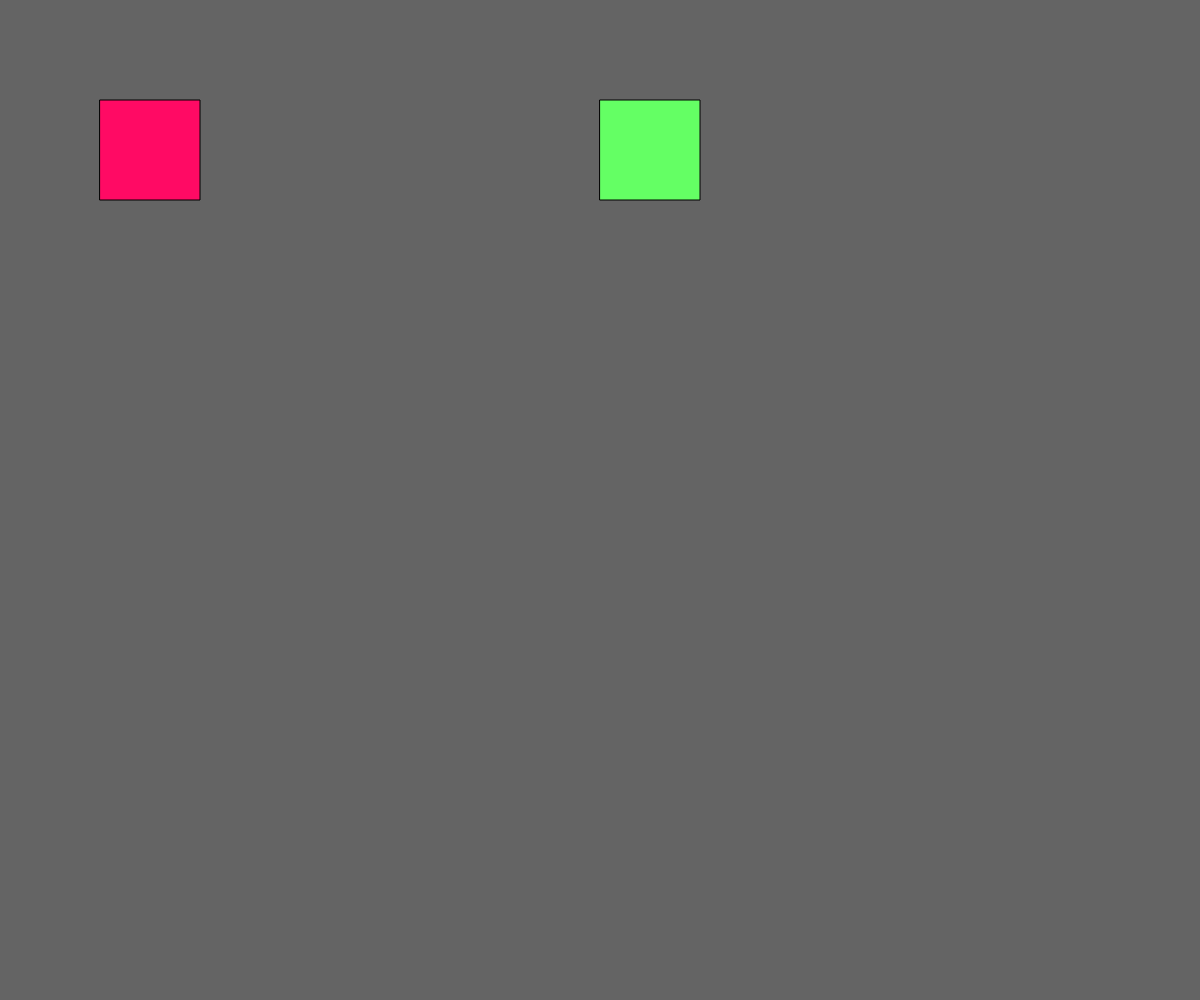
Frame 1 (no input)
Frame 60 (no input): identical to frame 1, image omitted
Frame 120 (the mouse pressed at the canvas centre since frame 60): identical to frame 1, image omitted

The p5.js sketch that drew this single still picture (run headless with seeded random() and noise() and a simulated clock; from frame 60 on, the mouse is pressed at the canvas centre):

// p5.js sketch
// ── sketch.js
//How would you translate lines 2-8  to JSON?

var rect1 = {
    x: 100,
    y: 100,
    size: 100,
    top: 0,
    bottom: 0,
    left: 0,
    right: 0  
};

var rect2 = {
    x: 600,
    y: 100,
    size: 100,
    top: 0,
    bottom: 0,
    left: 0,
    right: 0  
};

//var rectX = 100;
//var rectY = 100;
//var rectSize = 100;
//var rectTop;
//var rectBotton;
//var rectLeft;
//var rectRight;

//HINT: The variable below (line 11) can stay and be used as normal throughout the code (no need to translate this to JSON)
var colR=100;
var colG=40;

function setup(){
    createCanvas(windowWidth, windowHeight);
}

function draw(){
    background(100);
    
    //How would you translate lines 21-24  to JSON (how do you pull the values from up top here and override them)?
    rect1.top = rect1.y;
    rect1.bottom = rect1.y + rect1.size;
    rect1.left = rect1.x;
    rect1.right = rect1.x + rect1.size;
    
    rect2.top = rect2.y;
    rect2.bottom = rect2.y + rect2.size;
    rect2.left = rect2.x;
    rect2.right = rect2.x + rect2.size;
    
    //How would you translate the variables below to pull values out of JSON above (in lines 27-35)?
    if(mouseX > rect1.left && mouseX < rect1.right && mouseY > rect1.top && mouseY < rect1.bottom){
        // HINT: Remember, you still have a "colR" variable up there so no need to translate that below (lines 25 and 27)
        colR = 0;   
    }else{
        colR = 255;   
    }
    
    if(mouseX > rect2.left && mouseX < rect2.right && mouseY > rect2.top && mouseY < rect2.bottom){
        // HINT: Remember, you still have a "colR" variable up there so no need to translate that below (lines 25 and 27)
        colG = 0;   
    }else{
        colG = 255;   
    }
    
    
    
    fill(colR, 10, 100);
        // But the variables below do need some help/changing
    rect(rect1.x, rect1.y, rect1.size, rect1.size);  
    fill(100, colG, 100);
    rect(rect2.x, rect2.y, rect2.size, rect2.size);
    
}
